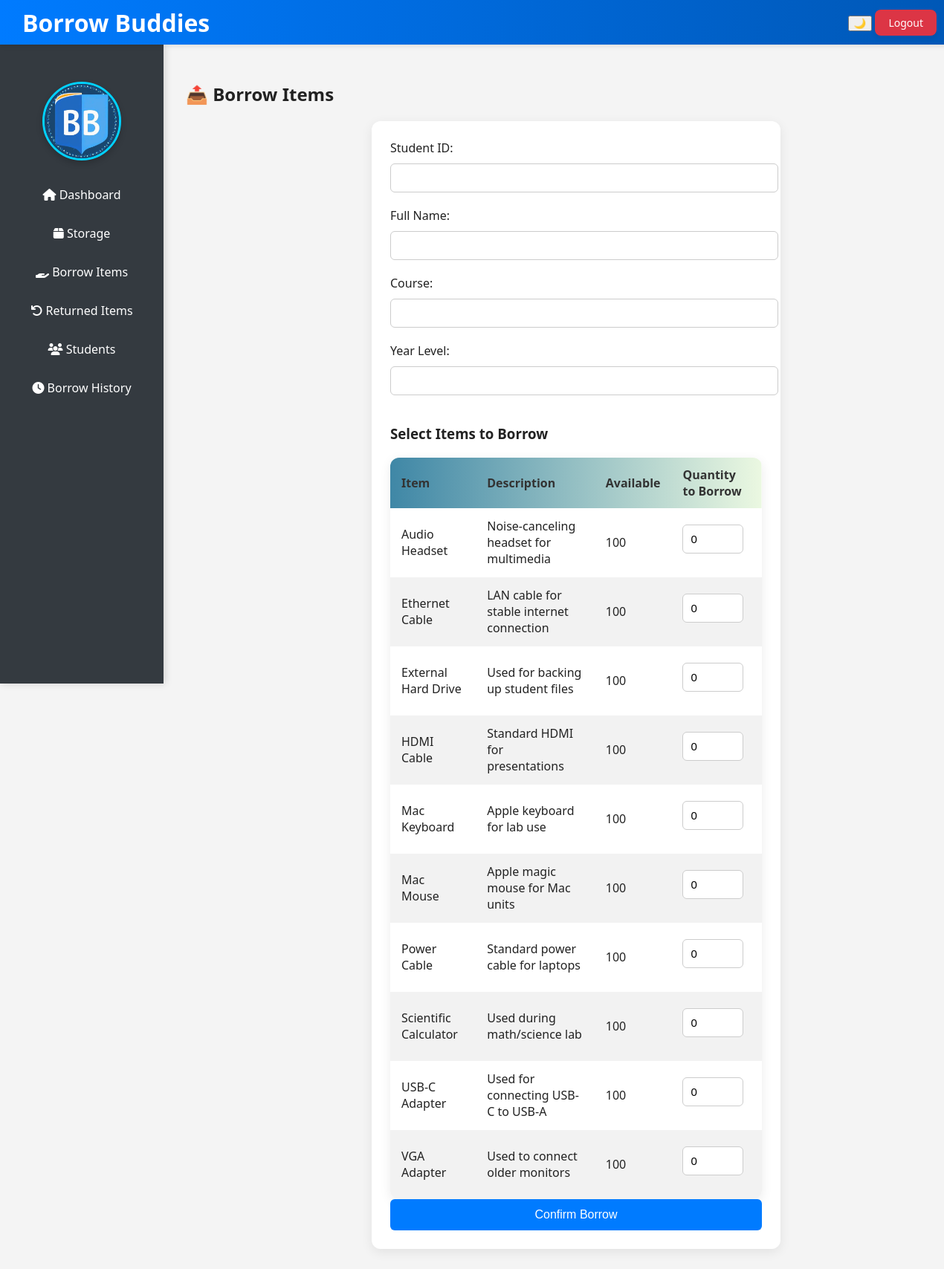
Screenshot of /issue.php (signed in) with the database file from the repository.
### tables this page shows
CREATE TABLE IF NOT EXISTS `items` (
  `item_id` int(11) NOT NULL AUTO_INCREMENT,
  `item_name` varchar(100) NOT NULL,
  `description` text DEFAULT NULL,
  `status` varchar(20) NOT NULL DEFAULT 'available',
  `quantity` int(11) NOT NULL DEFAULT 1,
  PRIMARY KEY (`item_id`)
);

### issue.php (the view, shortened to what this page needs)
<?php
include 'db.php';
?>
<!DOCTYPE html>
<html lang="en">
<head>
    <link rel="stylesheet" href="css/style.css">
    <link rel="stylesheet" href="https://cdnjs.cloudflare.com/ajax/libs/font-awesome/6.5.0/css/all.min.css">
</head>
<body class="light-mode">
<?php include 'includes/header.php'; ?>
<?php include 'includes/sidebar.php'; ?>
<div class="main-content fade-in">
    <h2>📤 Borrow Items</h2>
    <form method="POST" class="form-box">
        <label>Student ID:</label>
        <input type="text" name="student_id" required>
        <label>Full Name:</label>
        <input type="text" name="student_name" required>
        <label>Course:</label>
        <input type="text" name="course" required>
        <label>Year Level:</label>
        <input type="text" name="year_level" required>
        <h3>Select Items to Borrow</h3>
        <table class="styled-table">
            <thead>
                <tr><th>Item</th><th>Description</th><th>Available</th><th>Quantity to Borrow</th></tr>
            </thead>
            <tbody>
                <?php
                $items = $conn->query("SELECT * FROM items WHERE quantity > 0 ORDER BY item_name ASC");
                while ($item = $items->fetch_assoc()) {
                    echo "<tr>
                        <td>" . htmlspecialchars($item['item_name']) . "</td>
                        <td>" . htmlspecialchars($item['description']) . "</td>
                        <td>" . (int)$item['quantity'] . "</td>
                        <td><input type='number' name='items[" . $item['item_id'] . "]' min='0' max='" . $item['quantity'] . "' value='0' style='width: 60px;'></td>
                    </tr>";
                }
                ?>
            </tbody>
        </table>
        <button type="submit" class="btn">Confirm Borrow</button>
    </form>
</div>
</body>
</html>

### header.php
<div class="topbar">
    <div class="branding">
        <h1>Borrow Buddies</h1>
    </div>
    <div class="toggle-theme">
        <button id="themeToggle">🌙</button>
        <a href="logout.php" class="logout-btn">Logout</a>
    </div>
</div>

### sidebar.php
<div class="sidebar">
    <img src="assets/logo.png" alt="Logo" class="logo">
    <a href="index.php"><i class="fas fa-home"></i> Dashboard</a>
    <a href="storage.php"><i class="fas fa-box"></i> Storage</a>
    <a href="issue.php"><i class="fas fa-hand-holding"></i> Borrow Items</a>
    <a href="return.php"><i class="fas fa-undo"></i> Returned Items</a>
    <a href="students.php"><i class="fas fa-users"></i> Students</a>
    <a href="history.php"><i class="fas fa-clock"></i> Borrow History</a>
</div>

### style.css (style rules this page uses)
:root { --primary: #007bff; --primary-dark: #0056b3; --danger: #dc3545; --sidebar-bg: #343a40; --light-bg: #f4f4f4; --dark-bg: #121212; --card-bg-light: #ffffff; --card-bg-dark: #1f1f1f; --text-light: #ffffff; --text-dark: #222222; --accent: #00d1ff; --shadow: 0 4px 15px rgba(0, 0, 0, 0.08); }
body { font-family: 'Segoe UI', sans-serif; margin: 0; padding: 0; background-color: var(--light-bg); color: var(--text-dark); transition: background 0.3s ease, color 0.3s ease; }
.light-mode { background: var(--light-bg); color: var(--text-dark); }
.topbar { background: linear-gradient(to right, var(--primary), var(--primary-dark)); color: white; padding: 0 30px; display: flex; justify-content: space-between; align-items: center; position: fixed; top: 0; left: 0; width: 100%; height: 60px; z-index: 1000; box-shadow: 0 2px 6px rgba(0, 0, 0, 0.1); }
.logout-btn { background: var(--danger); color: white; padding: 8px 18px; text-decoration: none; border-radius: 8px; font-size: 14px; margin-left: auto; margin-right: 40px; transition: background 0.3s, transform 0.2s; box-shadow: 0 3px 6px rgba(0, 0, 0, 0.1); }
.sidebar { background: var(--sidebar-bg); color: white; padding: 30px 20px; width: 180px; position: fixed; top: 60px; left: 0; height: 100vh; display: flex; flex-direction: column; align-items: center; overflow-y: auto; box-shadow: 2px 0 10px rgba(0, 0, 0, 0.15); }
.sidebar img.logo { width: 100px; height: 100px; object-fit: cover; border-radius: 50%; border: 3px solid var(--accent); box-shadow: 0 4px 8px rgba(0, 0, 0, 0.2); margin: 20px 0; display: block; transition: transform 0.3s ease; }
.sidebar a { display: block; color: white; margin: 15px 0; text-decoration: none; font-weight: 500; text-align: center; width: 100%; transition: color 0.3s; }
.main-content { margin-left: 220px; padding: 90px 30px 30px; width: calc(100% - 220px); opacity: 0; animation: fadeIn 0.8s ease-in-out forwards; }
table { width: 100%; border-collapse: collapse; margin-top: 20px; background-color: var(--card-bg-light); border-radius: 12px; overflow: hidden; box-shadow: var(--shadow); }
th, td { padding: 12px 15px; text-align: left; color: inherit; }
thead { background: linear-gradient(90deg, #3f87a6, #ebf8e1); color: #333; }
tr:nth-child(even) { background-color: #f2f2f2; }
.btn { background: var(--primary); color: white; padding: 8px 16px; border-radius: 6px; text-decoration: none; font-size: 14px; transition: background 0.3s ease; display: inline-block; text-align: center; }
.form-box { background: var(--card-bg-light); padding: 25px; border-radius: 12px; box-shadow: var(--shadow); max-width: 500px; margin: 20px auto; }
.form-box input, .form-box select { width: 100%; padding: 10px; margin: 10px 0 20px; border-radius: 6px; border: 1px solid #ccc; background: #fff; font-size: 15px; }
.form-box button { width: 100%; background: var(--primary); color: white; padding: 12px; border: none; border-radius: 6px; cursor: pointer; font-size: 16px; }

### rows the page displays
items: item_name "Audio Headset", description "Noise-canceling headset for multimedia", quantity "100"
items: item_name "Ethernet Cable", description "LAN cable for stable internet connection", quantity "100"
items: item_name "External Hard Drive", description "Used for backing up student files", quantity "100"
items: item_name "HDMI Cable", description "Standard HDMI for presentations", quantity "100"
items: item_name "Mac Keyboard", description "Apple keyboard for lab use", quantity "100"
items: item_name "Mac Mouse", description "Apple magic mouse for Mac units", quantity "100"
items: item_name "Power Cable", description "Standard power cable for laptops", quantity "100"
items: item_name "Scientific Calculator", description "Used during math/science lab", quantity "100"
items: item_name "USB-C Adapter", description "Used for connecting USB-C to USB-A", quantity "100"
items: item_name "VGA Adapter", description "Used to connect older monitors", quantity "100"
